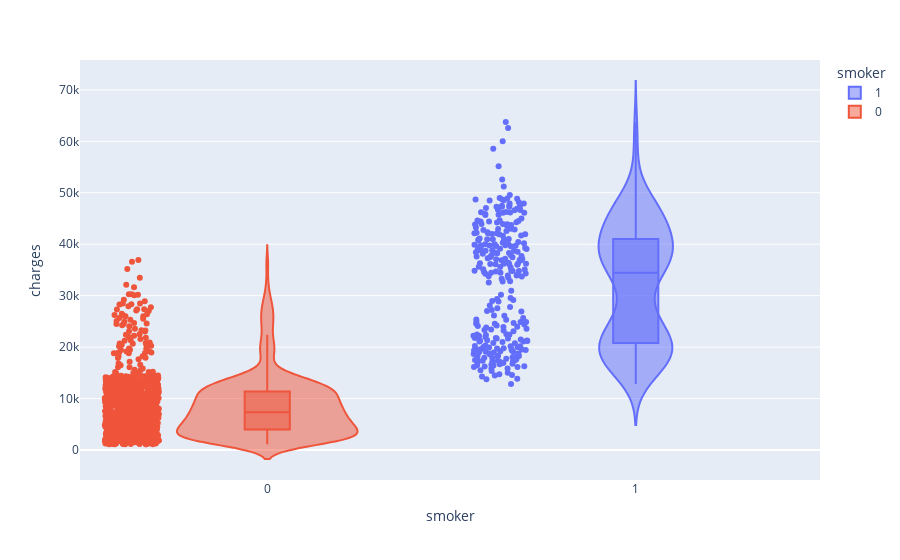

Write notebook code for a chart like this one.
### Markdown cell above
Podemos ver uma forte relação entre fumantes (smoker) e valores (charges).

Idade também é relevante, mas fumar é ainda mais forte a relação ... 

E o IMC (bmi) que tem leve influencia nos valores (charges).

Ponto curioso a relação entre IMC X Região (bmi x region), talvez um fator cultural.

Vamos verificar visualmente estas informações

### Code cell
import plotly_express as px
px.violin(dados, y="charges", x="smoker", color="smoker", box=True, points="all", hover_data=dados.columns)

### Figure 1 — Plotly figure (JSON) as saved in the notebook; plotly's stock layout.template omitted (floating-point values rounded to 4 significant figures; data arrays with more than 128 entries replaced by an {"elided": "..."} marker saying what was removed)
{"data": [{"alignmentgroup": "True", "box": {"visible": true}, "customdata": {"elided": "274x5 float values"}, "hovertemplate": "smoker=%{x}<br>charges=%{y}<br>age=%{customdata[0]}<br>sex=%{customdata[1]}<br>bmi=%{customdata[2]}<br>children=%{customdata[3]}<br>region=%{customdata[4]}<extra></extra>", "legendgroup": "1", "marker": {"color": "#636efa"}, "name": "1", "offsetgroup": "1", "orientation": "v", "points": "all", "scalegroup": "True", "showlegend": true, "type": "violin", "x": {"elided": "274 int values"}, "x0": " ", "xaxis": "x", "y": {"elided": "274 float values"}, "y0": " ", "yaxis": "y"}, {"alignmentgroup": "True", "box": {"visible": true}, "customdata": {"elided": "1064x5 float values"}, "hovertemplate": "smoker=%{x}<br>charges=%{y}<br>age=%{customdata[0]}<br>sex=%{customdata[1]}<br>bmi=%{customdata[2]}<br>children=%{customdata[3]}<br>region=%{customdata[4]}<extra></extra>", "legendgroup": "0", "marker": {"color": "#EF553B"}, "name": "0", "offsetgroup": "0", "orientation": "v", "points": "all", "scalegroup": "True", "showlegend": true, "type": "violin", "x": {"elided": "1064 int values"}, "x0": " ", "xaxis": "x", "y": {"elided": "1064 float values"}, "y0": " ", "yaxis": "y"}], "layout": {"legend": {"title": {"text": "smoker"}, "tracegroupgap": 0}, "margin": {"t": 60}, "violinmode": "overlay", "xaxis": {"anchor": "y", "categoryarray": [1, 0], "categoryorder": "array", "domain": [0, 1], "title": {"text": "smoker"}}, "yaxis": {"anchor": "x", "domain": [0, 1], "title": {"text": "charges"}}}}
